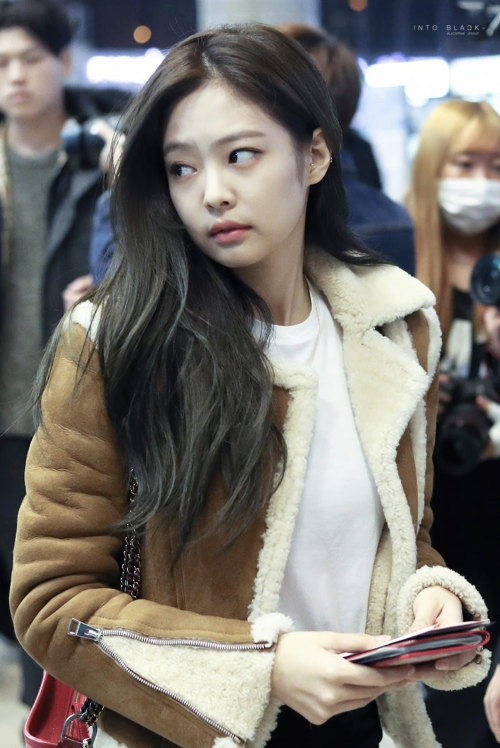
#> input picture KNNTestFolder/train/Jennie/Image (11).jpg, 1000 x 1496 px, given in place of Image (1).JPG, which was not available (shown at 1/2 size)
$ jupyter execute --allow-errors KNNTest.ipynb   (shell and % lines are left out)
#> lines starting #> are read from the running program, lines starting #| are printed output that depends on the picture; pictures that were not available may be replaced by others from this repository, and a replacement may not be noted
#> further down, images is the input picture: shape (1496, 1000, 3); mean B, G, R 109.4, 114.8, 119
#> `images = cv2.cvtColor(images ,cv2.COLOR_BGR2GRAY)`:
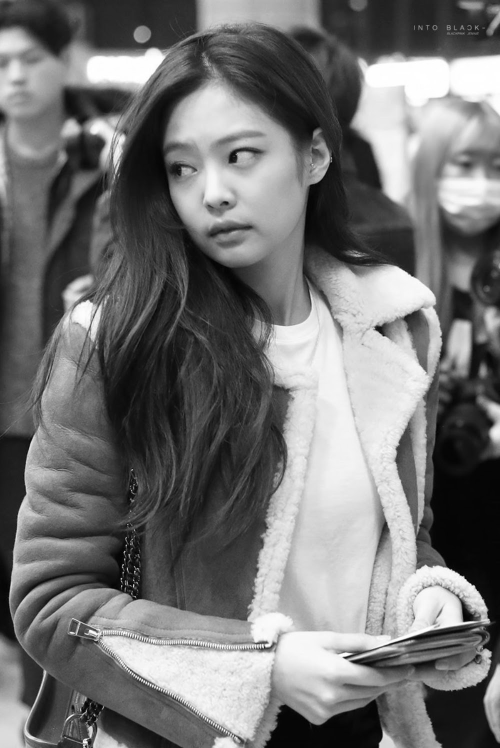
#> images: shape (1496, 1000) (shown at 1/2 size); min 0, max 255, mean 115.5
#> `faces = face_classify.detectMultiScale(images, 1.3, 5)`: faces = [[274, 178, 355, 355]]
#> the loop `for (x, y, w, h) in faces:` made 1 pass
#> pass 1, `face_column = images[y-offset:y+h+offset,x-offset:x+w+offset]`:
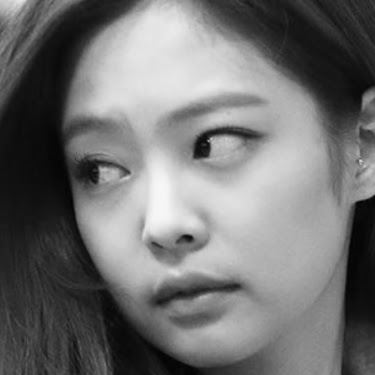
#> face_column: shape (375, 375); min 1, max 247, mean 113.7
#> after the loop `for (x, y, w, h) in faces:`: data = 1 item
[cell 1]
import cv2
import numpy as np
import os
import matplotlib.pyplot as plt

members = ['Jennie','Jisoo','Lisa','Rose']
test_folder = 'test'
train_times = 15
test_times = 3
ix = 0
k_value=5 #change k to get highest accuracy
face_classify = cv2.CascadeClassifier('haarcascade_frontalface_default.xml')
font = cv2.FONT_HERSHEY_SIMPLEX

[cell 2]
def distance(v1, v2):
    # Eucledian
    dis = np.sqrt(((v1-v2)**2).sum())
    return dis

[cell 3]
def knn(train, test, k=k_value):
    dist = []

    for i in range(train.shape[0]):
        # Get the vector and label
        ix = train[i, :-1]
        iy = train[i, -1]
        # Compute the distance from test point
        d = distance(test, ix)
        dist.append([d, iy])
    # Sort based on distance and get top k
    dk = sorted(dist, key=lambda x: x[0])[:k]
    # Retrieve only the labels
    labels = np.array(dk)[:, -1]

    # Get frequencies of each label
    output = np.unique(labels, return_counts=True)
    # Find max frequency and corresponding label
    index = np.argmax(output[1])
    return output[0][index]

[cell 4]
data = []
data_path = './face_data/'
#> (the rest of this cell did not finish here and is left out)

[cell 5]
# [17 lines of commented-out code are left out]

from sklearn import svm, datasets
from sklearn.model_selection import train_test_split
from sklearn.metrics import confusion_matrix

face_data = []
#> face_data = []
labels = []
names = {}
class_id = 0

for whole_data in os.listdir(data_path):
    if whole_data.endswith('.npy'):
        names[class_id] = whole_data[:-4]
        print("Loaded "+whole_data)
        data_item = np.load(data_path+whole_data)
        face_data.append(data_item)

        target = class_id*np.ones((data_item.shape[0],))
        class_id += 1
        labels.append(target)

#> (the rest of this cell did not finish here and is left out)

$ run again, on KNNTestFolder/test/Image (1).jpg
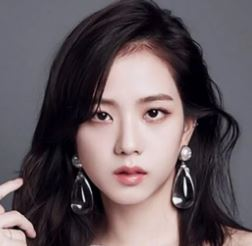
#> input picture KNNTestFolder/test/Image (1).jpg, 252 x 246 px, found by its file name
#> images is the input picture: shape (246, 252, 3); mean B, G, R 93.7, 89, 100.5
#> `images = cv2.cvtColor(images ,cv2.COLOR_BGR2GRAY)`:
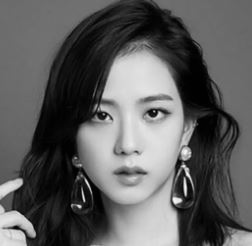
#> images: shape (246, 252); min 0, max 252, mean 92.9
#> faces = [[62, 66, 135, 135]]
#> the loop `for (x, y, w, h) in faces:` made 1 pass
#> pass 1, `face_record = cv2.resize(face_column, (100,100))`:
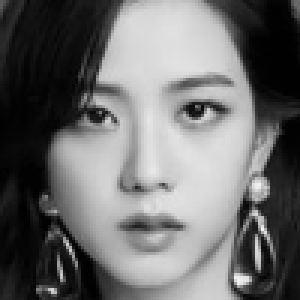
#> face_record: shape (100, 100) (shown 3 times larger); min 0, max 244, mean 108.6
#> after the loop `for (x, y, w, h) in faces:`: data = 1 item
#> face_data = []
#> test_faces = [[62, 66, 135, 135]]
